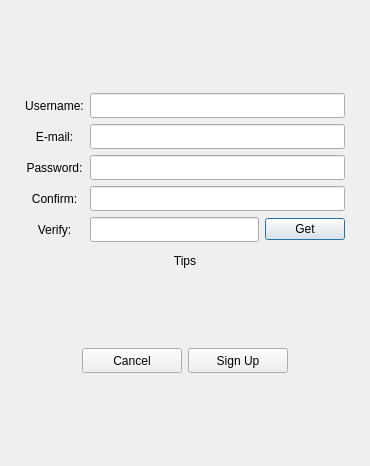
<?xml version="1.0" encoding="UTF-8"?>
<ui version="4.0">
 <class>RegisterDialog</class>
 <widget class="QDialog" name="RegisterDialog">
  <property name="geometry">
   <rect>
    <x>0</x>
    <y>0</y>
    <width>370</width>
    <height>466</height>
   </rect>
  </property>
  <property name="windowTitle">
   <string>Dialog</string>
  </property>
  <layout class="QVBoxLayout" name="verticalLayout_2">
   <item>
    <layout class="QVBoxLayout" name="verticalLayout">
     <property name="leftMargin">
      <number>5</number>
     </property>
     <property name="topMargin">
      <number>5</number>
     </property>
     <property name="rightMargin">
      <number>5</number>
     </property>
     <property name="bottomMargin">
      <number>5</number>
     </property>
     <item>
      <widget class="QStackedWidget" name="stackedWidget">
       <property name="currentIndex">
        <number>0</number>
       </property>
       <widget class="QWidget" name="page">
        <layout class="QVBoxLayout" name="verticalLayout_3">
         <item>
          <spacer name="verticalSpacer_2">
           <property name="orientation">
            <enum>Qt::Vertical</enum>
           </property>
           <property name="sizeHint" stdset="0">
            <size>
             <width>20</width>
             <height>40</height>
            </size>
           </property>
          </spacer>
         </item>
         <item>
          <layout class="QGridLayout" name="gridLayout">
           <property name="leftMargin">
            <number>0</number>
           </property>
           <property name="topMargin">
            <number>0</number>
           </property>
           <item row="0" column="0">
            <widget class="QLabel" name="userLabel">
             <property name="minimumSize">
              <size>
               <width>0</width>
               <height>25</height>
              </size>
             </property>
             <property name="text">
              <string>Username:</string>
             </property>
             <property name="alignment">
              <set>Qt::AlignCenter</set>
             </property>
            </widget>
           </item>
           <item row="1" column="0">
            <widget class="QLabel" name="emailLable">
             <property name="minimumSize">
              <size>
               <width>0</width>
               <height>25</height>
              </size>
             </property>
             <property name="text">
              <string>E-mail:</string>
             </property>
             <property name="alignment">
              <set>Qt::AlignCenter</set>
             </property>
            </widget>
           </item>
           <item row="3" column="1">
            <widget class="QLineEdit" name="passwordConfirmEdit">
             <property name="minimumSize">
              <size>
               <width>0</width>
               <height>25</height>
              </size>
             </property>
            </widget>
           </item>
           <item row="0" column="1">
            <widget class="QLineEdit" name="userEdit">
             <property name="minimumSize">
              <size>
               <width>0</width>
               <height>25</height>
              </size>
             </property>
             <property name="maximumSize">
              <size>
               <width>16777215</width>
               <height>16777215</height>
              </size>
             </property>
            </widget>
           </item>
           <item row="2" column="1">
            <widget class="QLineEdit" name="passwordEdit">
             <property name="minimumSize">
              <size>
               <width>0</width>
               <height>25</height>
              </size>
             </property>
            </widget>
           </item>
           <item row="3" column="0">
            <widget class="QLabel" name="passwordConfirmLabel">
             <property name="minimumSize">
              <size>
               <width>0</width>
               <height>25</height>
              </size>
             </property>
             <property name="text">
              <string>Confirm:</string>
             </property>
             <property name="alignment">
              <set>Qt::AlignCenter</set>
             </property>
            </widget>
           </item>
           <item row="1" column="1">
            <widget class="QLineEdit" name="emailEdit">
             <property name="minimumSize">
              <size>
               <width>0</width>
               <height>25</height>
              </size>
             </property>
            </widget>
           </item>
           <item row="2" column="0">
            <widget class="QLabel" name="passwordLabel">
             <property name="minimumSize">
              <size>
               <width>0</width>
               <height>25</height>
              </size>
             </property>
             <property name="text">
              <string>Password:</string>
             </property>
             <property name="alignment">
              <set>Qt::AlignCenter</set>
             </property>
            </widget>
           </item>
           <item row="4" column="0">
            <widget class="QLabel" name="getLabel">
             <property name="minimumSize">
              <size>
               <width>0</width>
               <height>25</height>
              </size>
             </property>
             <property name="text">
              <string>Verify:</string>
             </property>
             <property name="alignment">
              <set>Qt::AlignCenter</set>
             </property>
            </widget>
           </item>
           <item row="4" column="1">
            <layout class="QHBoxLayout" name="horizontalLayout_7">
             <item>
              <widget class="QLineEdit" name="verifiEdit">
               <property name="minimumSize">
                <size>
                 <width>0</width>
                 <height>25</height>
                </size>
               </property>
              </widget>
             </item>
             <item>
              <widget class="QPushButton" name="verfiButton">
               <property name="text">
                <string>Get</string>
               </property>
              </widget>
             </item>
            </layout>
           </item>
          </layout>
         </item>
         <item>
          <widget class="QLabel" name="tips">
           <property name="minimumSize">
            <size>
             <width>0</width>
             <height>25</height>
            </size>
           </property>
           <property name="text">
            <string>Tips</string>
           </property>
           <property name="alignment">
            <set>Qt::AlignCenter</set>
           </property>
          </widget>
         </item>
         <item>
          <spacer name="verticalSpacer_3">
           <property name="orientation">
            <enum>Qt::Vertical</enum>
           </property>
           <property name="sizeHint" stdset="0">
            <size>
             <width>20</width>
             <height>40</height>
            </size>
           </property>
          </spacer>
         </item>
         <item>
          <layout class="QHBoxLayout" name="horizontalLayout_6">
           <item>
            <spacer name="horizontalSpacer">
             <property name="orientation">
              <enum>Qt::Horizontal</enum>
             </property>
             <property name="sizeHint" stdset="0">
              <size>
               <width>40</width>
               <height>20</height>
              </size>
             </property>
            </spacer>
           </item>
           <item>
            <widget class="QPushButton" name="cancelButton">
             <property name="minimumSize">
              <size>
               <width>100</width>
               <height>25</height>
              </size>
             </property>
             <property name="text">
              <string>Cancel</string>
             </property>
            </widget>
           </item>
           <item>
            <widget class="QPushButton" name="registerBurron">
             <property name="minimumSize">
              <size>
               <width>100</width>
               <height>25</height>
              </size>
             </property>
             <property name="text">
              <string>Sign Up</string>
             </property>
            </widget>
           </item>
           <item>
            <spacer name="horizontalSpacer_2">
             <property name="orientation">
              <enum>Qt::Horizontal</enum>
             </property>
             <property name="sizeHint" stdset="0">
              <size>
               <width>40</width>
               <height>20</height>
              </size>
             </property>
            </spacer>
           </item>
          </layout>
         </item>
         <item>
          <spacer name="verticalSpacer">
           <property name="orientation">
            <enum>Qt::Vertical</enum>
           </property>
           <property name="sizeHint" stdset="0">
            <size>
             <width>20</width>
             <height>40</height>
            </size>
           </property>
          </spacer>
         </item>
        </layout>
       </widget>
       <widget class="QWidget" name="page_2"/>
      </widget>
     </item>
    </layout>
   </item>
  </layout>
 </widget>
 <resources/>
 <connections/>
</ui>
